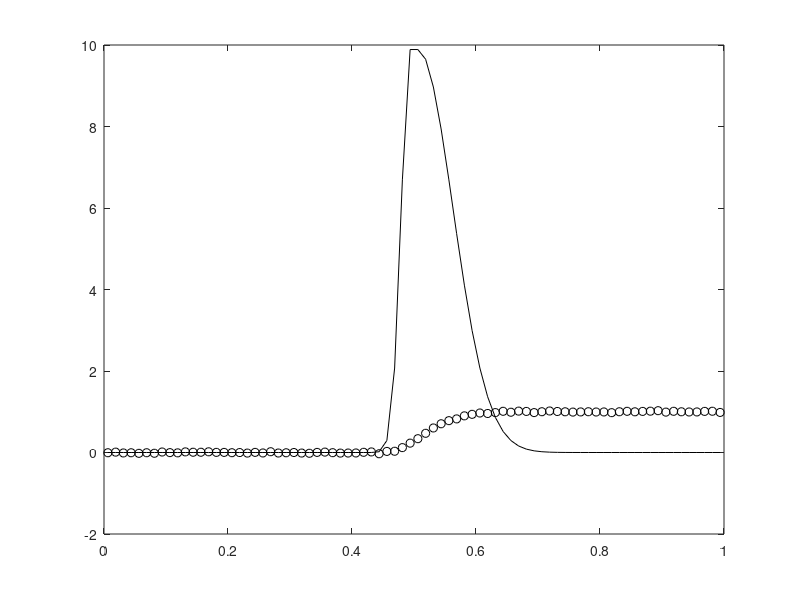

This chart was generated by the following MATLAB code: (Note: this script raises an error after producing the figure.)
clear all, close all
n       = 80; %%%input(' No. of grid points = ');
h       = 1/n;
t       = [h/2:h:1-h/2]';
% Create the left-half of the PSF
sig1    = .02; %%%input(' Kernel width sigma = ');
kernel1 = exp(-(t(1:40)-h/2).^2/sig1^2);
% Create the right-half of the PSF
sig2    = .08;
kernel2 = exp(-(t(1:40)-h/2).^2/sig2^2);
% Create the normalized PSF
PSF     = [flipud(kernel1);kernel2];
PSF     = PSF/sum(PSF)/h;
% Numerical discretization of intergral operator
A = tril(ones(n,n))*h;

% Set up true solution x_true and data b = A*x_true + error.
x_true = PSF;
Ax = A*x_true;
err_lev = 2; %%%input(' Percent error in data = ');
sigma = err_lev/100 * norm(Ax) / sqrt(n);
%randn('state',1)
eta =  sigma * randn(n,1);
b = Ax + eta;
figure(1), 
  plot(t,x_true,'k',t,b,'ko')

% second derivative precision matrix for prior
  L = spdiags([-ones(n,1) 2*ones(n,1) -ones(n,1)],[-1 0 1],n,n);
  D = spdiags([-ones(n,1) ones(n,1)],[0 1],n-1,n);

%%% These were obtained from PSFreconIGMRF
% Run this code after PSFreconIGMRF.m
% idx = find(abs(D*xalpha) > 1)
% idx(0) - 2
% idx(1) + 10
% Maybe the way forward is to iterate so that the tails have TV?

n1 = 34;
n2 = 55;
%%%%%%%%%%%%%%%%

alpha = fminbnd(@(alpha) GCV_fn(alpha,A,L,b),0,1);

% Just guessing for now
del1 = 1e5*alpha;
del2 = alpha;
del3 = 1e5*alpha;

% Construct W
dW = ones(n,1)*del2;
dW(1:n1) = del1;
dW(n2:end) = del3;
W = diag(dW);
xalpha = (A'*A+W*L)\(A'*b);

figure(2) 
  plot(t,x_true,'b',t,xalpha,'k','LineWidth',1)
  legend('true image','blurred, noisy data'), ylim([-1,13])

% What does convolution of delta mean in Bayesian terms?
% Convolve W with a square wave twice so it's a little smoother
kern2 = abs(t) < 5e-2; 
%WW = diag(h*toeplitz(+kern2)^2 * diag(W));
WW = h*toeplitz(+kern2)^2 * W;

xxalpha = (A'*A+WW*L)\(A'*b);
figure(3) 
  plot(t,x_true,'b',t,xxalpha,'k','LineWidth',1)
  legend('true image','blurred, noisy data'), ylim([-1,13])
